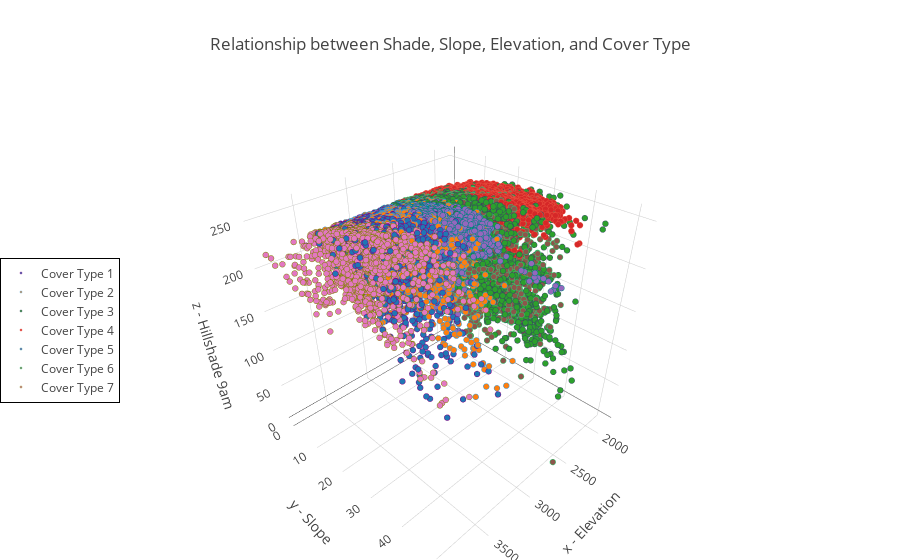

This figure's notebook cell:
### Markdown cell above
### Shade, Slope, and Elevation

### Code cell
plotly_data = []

cover_types = range(1, 8)
colors = ["purple", "#3498db", "#34495e", "#e74c3c", "teal", "#2ecc71", "olive"]

for cover_type, color in zip(cover_types, colors):
    temp = train[train["Cover_Type"] == cover_type]
    trace = go.Scatter3d(
        x=temp["Elevation"],
        y=temp["Slope"],
        z=temp["Hillshade_9am"],
        mode='markers',
        name = f"Cover Type {cover_type}",
        marker=dict(
            size=2,
            line=dict(
                color=color,
                width=0.5
            ),
            opacity=1
        )
    )
    plotly_data.append(trace)

layout = go.Layout(
    margin=dict(l=0, r=0, b=0),
    title="Relationship between Shade, Slope, Elevation, and Cover Type",
    scene=go.Scene(
        xaxis=go.XAxis(title="x - Elevation"),
        yaxis=go.YAxis(title="y - Slope"),
        zaxis=go.ZAxis(title="z - Hillshade 9am")
    ),
    legend=dict(
        x=0,
        y=0.5,
        bordercolor='#000',
        borderwidth=1
    )
)
fig = go.Figure(data=plotly_data, layout=layout)
iplot(fig)

### Figure 1 — Plotly figure (JSON) as saved in the notebook; plotly's stock layout.template omitted (floating-point values rounded to 4 significant figures; data arrays with more than 128 entries replaced by an {"elided": "..."} marker saying what was removed)
{"data": [{"marker": {"line": {"color": "purple", "width": 0.5}, "opacity": 1, "size": 2}, "mode": "markers", "name": "Cover Type 1", "type": "scatter3d", "x": {"elided": "2160 int values"}, "y": {"elided": "2160 int values"}, "z": {"elided": "2160 int values"}}, {"marker": {"line": {"color": "#3498db", "width": 0.5}, "opacity": 1, "size": 2}, "mode": "markers", "name": "Cover Type 2", "type": "scatter3d", "x": {"elided": "2160 int values"}, "y": {"elided": "2160 int values"}, "z": {"elided": "2160 int values"}}, {"marker": {"line": {"color": "#34495e", "width": 0.5}, "opacity": 1, "size": 2}, "mode": "markers", "name": "Cover Type 3", "type": "scatter3d", "x": {"elided": "2160 int values"}, "y": {"elided": "2160 int values"}, "z": {"elided": "2160 int values"}}, {"marker": {"line": {"color": "#e74c3c", "width": 0.5}, "opacity": 1, "size": 2}, "mode": "markers", "name": "Cover Type 4", "type": "scatter3d", "x": {"elided": "2160 int values"}, "y": {"elided": "2160 int values"}, "z": {"elided": "2160 int values"}}, {"marker": {"line": {"color": "teal", "width": 0.5}, "opacity": 1, "size": 2}, "mode": "markers", "name": "Cover Type 5", "type": "scatter3d", "x": {"elided": "2160 int values"}, "y": {"elided": "2160 int values"}, "z": {"elided": "2160 int values"}}, {"marker": {"line": {"color": "#2ecc71", "width": 0.5}, "opacity": 1, "size": 2}, "mode": "markers", "name": "Cover Type 6", "type": "scatter3d", "x": {"elided": "2160 int values"}, "y": {"elided": "2160 int values"}, "z": {"elided": "2160 int values"}}, {"marker": {"line": {"color": "olive", "width": 0.5}, "opacity": 1, "size": 2}, "mode": "markers", "name": "Cover Type 7", "type": "scatter3d", "x": {"elided": "2160 int values"}, "y": {"elided": "2160 int values"}, "z": {"elided": "2160 int values"}}], "layout": {"legend": {"bordercolor": "#000", "borderwidth": 1, "x": 0, "y": 0.5}, "margin": {"b": 0, "l": 0, "r": 0}, "scene": {"xaxis": {"title": "x - Elevation"}, "yaxis": {"title": "y - Slope"}, "zaxis": {"title": "z - Hillshade 9am"}}, "title": "Relationship between Shade, Slope, Elevation, and Cover Type"}}
